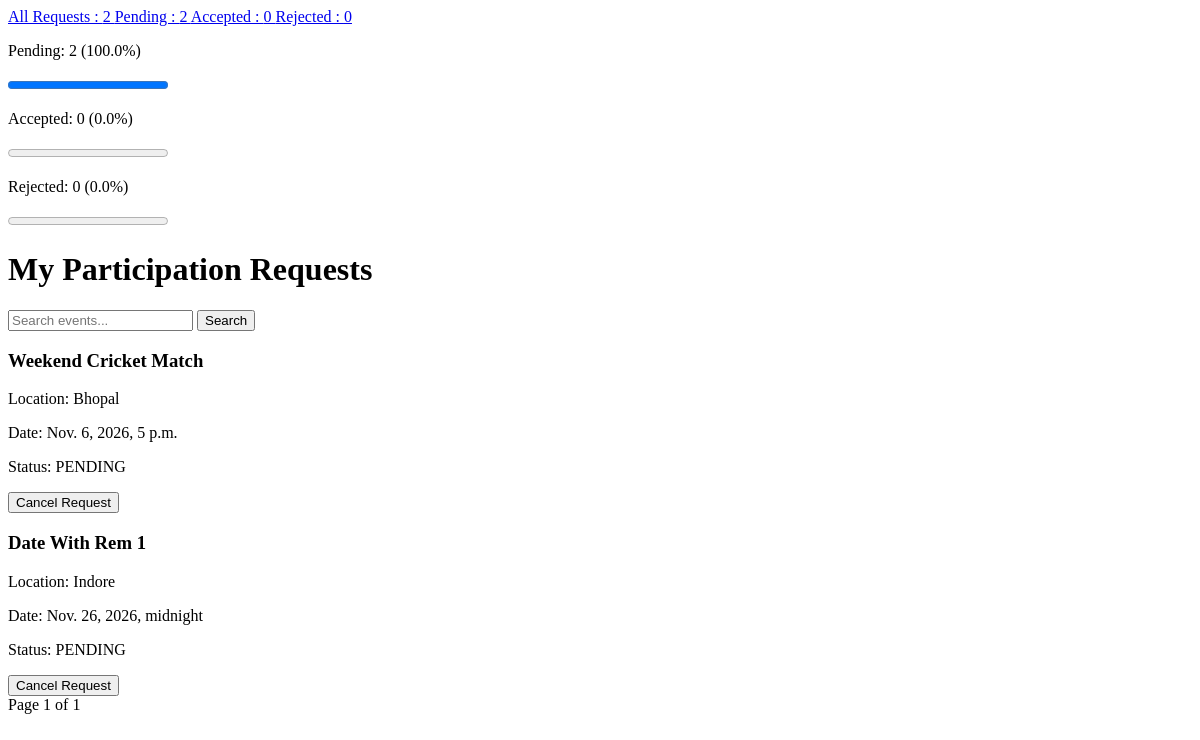
The page /participation/my-requests/ (signed in) on the database as committed earlier.
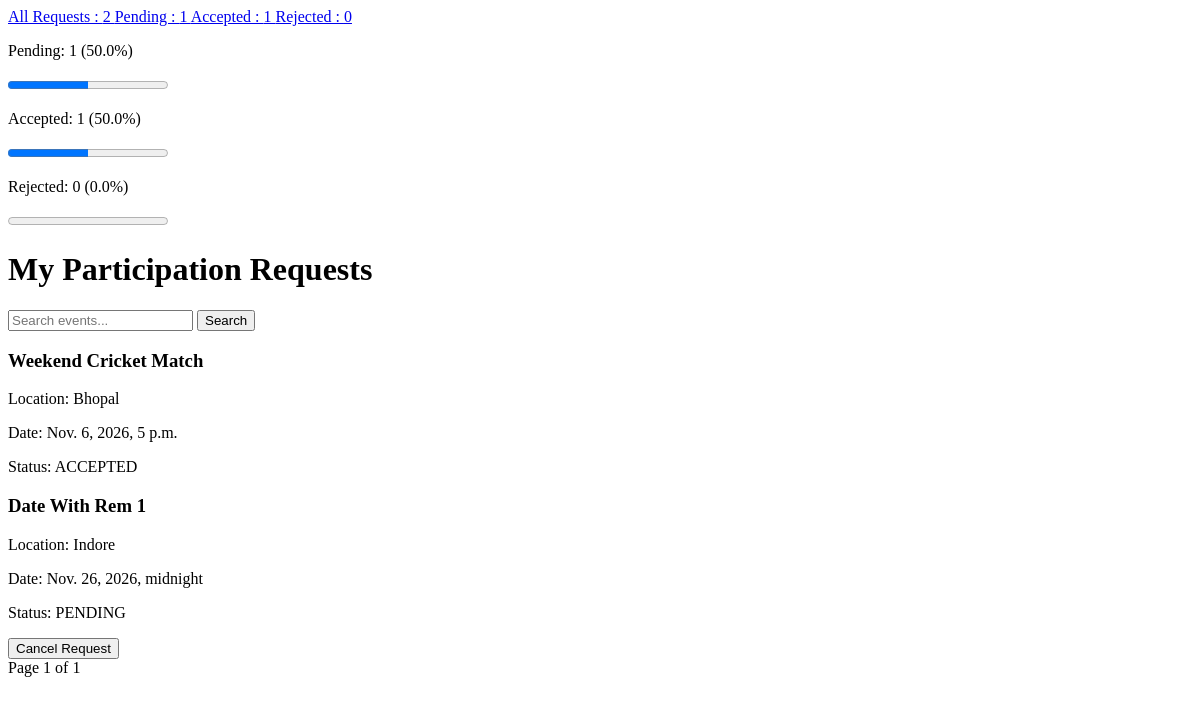
The same page on the database as committed later.
### participation/models.py (models this page shows, shortened)
class Participation(models.Model):
    STATUS_CHOICES = [
        ('PENDING', 'Pending'),
        ('ACCEPTED', 'Accepted'),
        ('REJECTED', 'Rejected'),
    ]
    user = models.ForeignKey(
        settings.AUTH_USER_MODEL,
        on_delete=models.CASCADE,
        related_name='participations'
    )
    event = models.ForeignKey(
        Event,
        on_delete=models.CASCADE,
        related_name='participation_requests'
    )
    status = models.CharField(
        max_length=10,
        choices=STATUS_CHOICES,
        default='PENDING'
    )
    requested_at = models.DateTimeField(auto_now_add=True)
    updated_at = models.DateTimeField(auto_now=True)
    class Meta:
        constraints = [
            models.UniqueConstraint(
                fields=['user', 'event'],
                name='unique_user_event_registration'
            )
        ]

### events/models.py (models this page shows, shortened)
class Event(models.Model):
    STATUS_CHOICES = [
        ('OPEN', 'Open'),
        ('FULL', 'Full'),
        ('CANCELLED', 'Cancelled'),
    ]
    title = models.CharField(max_length=100)
    description = models.TextField()
    category = models.ForeignKey(
        Category,
        on_delete=models.PROTECT,
        related_name='events'
    )
    created_by = models.ForeignKey(
        settings.AUTH_USER_MODEL,
        on_delete=models.CASCADE,
        related_name='created_events'
    )
    location = models.CharField(max_length=200)
    event_date = models.DateTimeField()
    max_participants = models.PositiveIntegerField()
    status = models.CharField(
        max_length=10,
        choices=STATUS_CHOICES,
        default='OPEN'
    )
    created_at = models.DateTimeField(auto_now_add=True)
    updated_at = models.DateTimeField(auto_now=True)

### participation/views.py (the view)
@login_required
def my_requests(request):
    my_participations = Participation.objects.filter(
        user=request.user
    ).select_related(
        'event',
        'event__category'
    )
    statistics = my_participations.aggregate(
        pending_count=Count(
            'id',
            filter=Q(status='PENDING')
        ),
        accepted_count=Count(
            'id',
            filter=Q(status='ACCEPTED')
        ),
        rejected_count=Count(
            'id',
            filter=Q(status='REJECTED')
        )
    )
    total_request = my_participations.count()
    status_filter = request.GET.get('status', '')
    accepted_rate = 0
    rejected_rate = 0
    pending_rate = 0
    if total_request > 0:
        accepted_rate = (
            statistics['accepted_count'] / total_request
        ) * 100
        rejected_rate = (
            statistics['rejected_count'] / total_request
        ) * 100
        pending_rate = (
            statistics['pending_count'] / total_request
        ) * 100
    accepted_rate = round(accepted_rate, 2)
    rejected_rate = round(rejected_rate, 2)
    pending_rate = round(pending_rate, 2)
    search_query = request.GET.get('q', '')
    if search_query:
        my_participations = my_participations.filter(
            event__title__icontains=search_query
        )
    if status_filter:
        my_participations = my_participations.filter(
            status=status_filter
        )
    paginator = Paginator(my_participations, 2)
    page_number = request.GET.get('page')
    page_obj = paginator.get_page(page_number)
    return render(
        request,
        'participation/my_requests.html',
        {
            'status_filter': status_filter,
            'pending_count': statistics['pending_count'],
            'accepted_count': statistics['accepted_count'],
            'rejected_count': statistics['rejected_count'],
            'total_request': total_request,
            'accepted_rate': accepted_rate,
            'rejected_rate': rejected_rate,
            'pending_rate': pending_rate ,
            'search_query': search_query,
            'page_obj': page_obj,
            'my_participations': page_obj,
        }
    )

### participation/templates/participation/my_requests.html (shortened to what this page needs)
<!DOCTYPE html>
<html lang="en">
<head>
</head>
<body>
    <div class="request-filters">
        <div>
            <a href="{% url 'my_requests' %}">
                All Requests : {{ total_request }}
            </a>
            <a href="?status=PENDING">
                Pending : {{ pending_count }}
            </a>
            <a href="?status=ACCEPTED">
                Accepted : {{ accepted_count }}
            </a>
            <a href="?status=REJECTED">
                Rejected : {{ rejected_count }}
            </a>
        </div>
        <div>
            <p>Pending: {{ pending_count }} ({{ pending_rate }}%)</p>
            <progress value="{{ pending_rate }}" max="100"></progress>
        </div>
        <div>
            <p>Accepted: {{ accepted_count }} ({{ accepted_rate }}%)</p>
            <progress value="{{ accepted_rate }}" max="100"></progress>
        </div>
        <div>
            <p>Rejected: {{ rejected_count }} ({{ rejected_rate }}%)</p>
            <progress value="{{ rejected_rate }}" max="100"></progress>
        </div>
    </div>
    <h1>My Participation Requests</h1>
    <form method="GET" action="{% url 'my_requests' %}">
        <input
            type="text"
            name="q"
            placeholder="Search events..."
            value="{{ search_query }}"
        >
        <button type="submit">
             Search
        </button>
    </form>
    {% for my_participation in my_participations %}
    <div>
        <h3>{{ my_participation.event.title }}</h3>
        <p>Location: {{ my_participation.event.location }}</p>
        <p>Date: {{ my_participation.event.event_date }}</p>
        <p>Status: {{ my_participation.status }}</p>
    </div>
    {% if my_participation.status == 'PENDING' %}
    <div>
        <form method="POST" action="{% url 'cancel_request' my_participation.id %}">
            <button type="submit">Cancel Request</button>
        </form>
    </div>
    {% endif %}
    {% empty %}
    <h2>You haven't requested to join any events yet.</h2>
    {% endfor %}
    <div class="pagination">
        <span>
            Page {{ page_obj.number }} of {{ page_obj.paginator.num_pages }}
        </span>
    </div>
</body>
</html>

Rows that differ between the two databases and show on the page:
changed Participation "Weekend Cricket Match": status "PENDING" → "ACCEPTED"; no longer shows "Cancel Request"
Other text that changed with them:
{{ pending_count }}: "2" → "1"
{{ accepted_count }}: "0" → "1"
{{ pending_rate }}: "100.0" → "50.0"
{{ pending_rate }}: 100.0 → 50.0 (drawn)
{{ accepted_rate }}: "0.0" → "50.0"
{{ accepted_rate }}: 0.0 → 50.0 (drawn)
